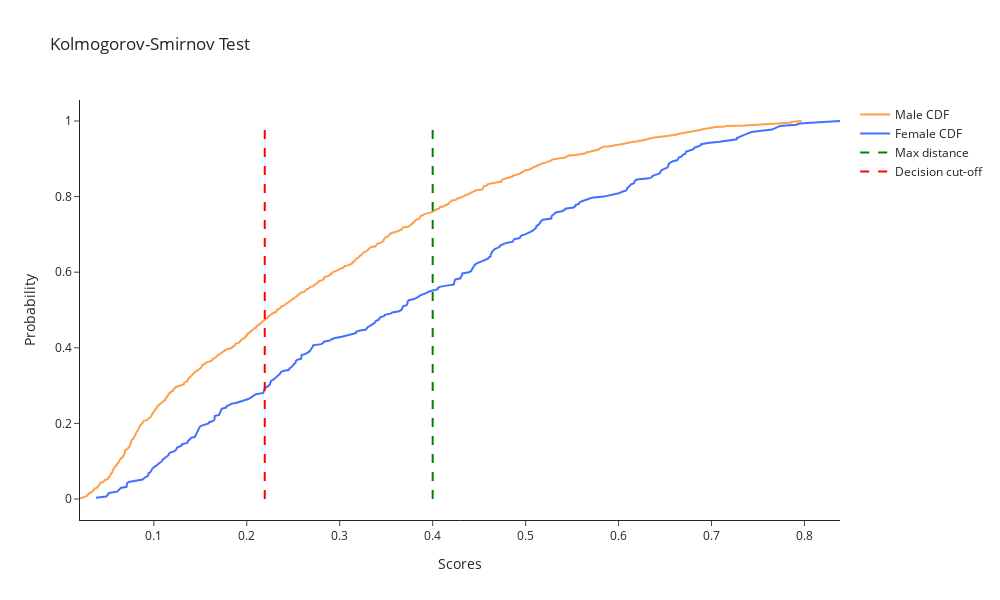

The notebook cell saved with this chart:
### Code cell
import plotly.graph_objs as go
import plotly.subplots as sp

# Create subplots
fig = sp.make_subplots(rows=1, cols=1)

# Plot CDF for Male
trace_male = go.Scatter(x=male, y=cdf_male, mode='lines', name='Male CDF', line=dict(color="#fea049"))

# Plot CDF for Female
trace_female = go.Scatter(x=female, y=cdf_female, mode='lines', name='Female CDF', line=dict(color="#4470ff"))

# Vertical dashed line for Max distance (ks_stat)
trace_ks_stat = go.Scatter(x=[0.40, 0.40], y=[0, 1], mode='lines', 
                           line=dict(color="green", dash="dash"), name='Max distance')

# Vertical dashed line for Decision cut-off
trace_decision_cutoff = go.Scatter(x=[0.21930892990126283, 0.21930892990126283], y=[0, 1], mode='lines', 
                                   line=dict(color="red", dash="dash"), name='Decision cut-off')

# Add traces to the subplot
fig.add_trace(trace_male)
fig.add_trace(trace_female)
fig.add_trace(trace_ks_stat)
fig.add_trace(trace_decision_cutoff)

# Update layout
fig.update_layout(
    title="Kolmogorov-Smirnov Test",
    xaxis_title="Scores",
    yaxis_title="Probability",
    template="simple_white",
    width=1000,
    height=600,
)

# Show the plot
fig.show()

### Figure 1 — Plotly figure (JSON) as saved in the notebook; plotly's stock layout.template omitted (floating-point values rounded to 4 significant figures; data arrays with more than 128 entries replaced by an {"elided": "..."} marker saying what was removed)
{"data": [{"line": {"color": "#fea049"}, "mode": "lines", "name": "Male CDF", "type": "scatter", "x": {"elided": "690 float values"}, "y": {"elided": "690 float values"}}, {"line": {"color": "#4470ff"}, "mode": "lines", "name": "Female CDF", "type": "scatter", "x": {"elided": "310 float values"}, "y": {"elided": "310 float values"}}, {"line": {"color": "green", "dash": "dash"}, "mode": "lines", "name": "Max distance", "type": "scatter", "x": [0.4, 0.4], "y": [0, 1]}, {"line": {"color": "red", "dash": "dash"}, "mode": "lines", "name": "Decision cut-off", "type": "scatter", "x": [0.2193, 0.2193], "y": [0, 1]}], "layout": {"height": 600, "title": {"text": "Kolmogorov-Smirnov Test"}, "width": 1000, "xaxis": {"anchor": "y", "domain": [0, 1], "title": {"text": "Scores"}}, "yaxis": {"anchor": "x", "domain": [0, 1], "title": {"text": "Probability"}}}}
